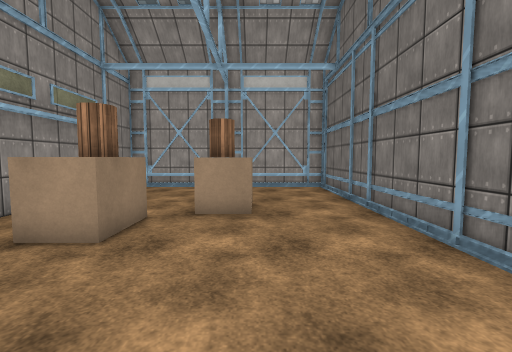
view 1 (above)

12 first-person views from a walk through a 3-D level made in the Unity game engine. The camera is 1.5 m above the floor, tilts 4° down and sees 90° across. The floor is counted in squares, 1 m on a side. Each view is taken from the middle of a square. On the plan, view 1 faces up. The plan holds only what a view shows up to about 13 squares ahead; the rest is blank. The place goes on beyond the plan. The player is left out. Surface patterns are stand-ins for the level's own textures.

view 2
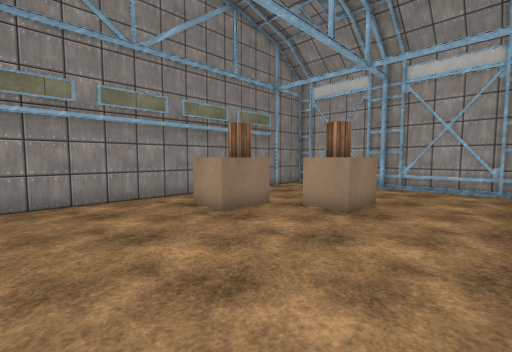

view 3
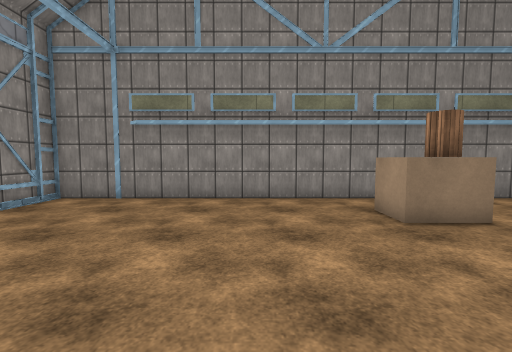

view 4
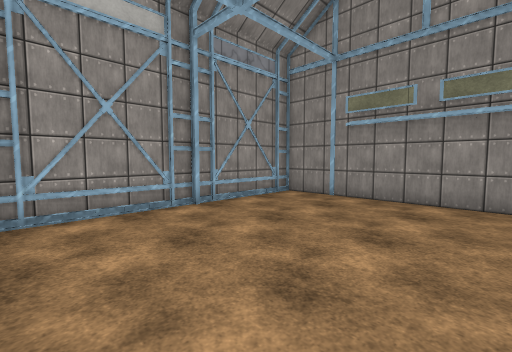

view 5
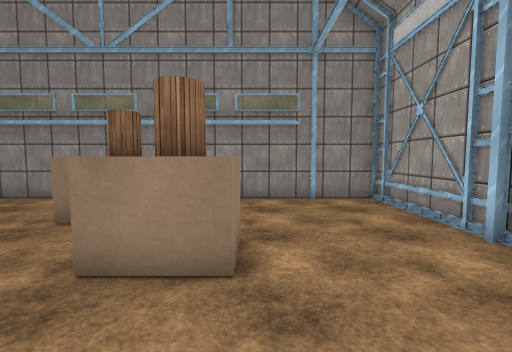

view 6
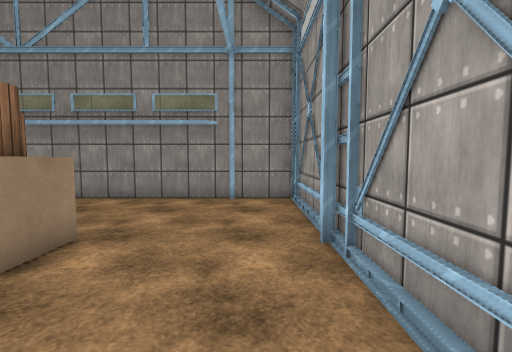

view 7
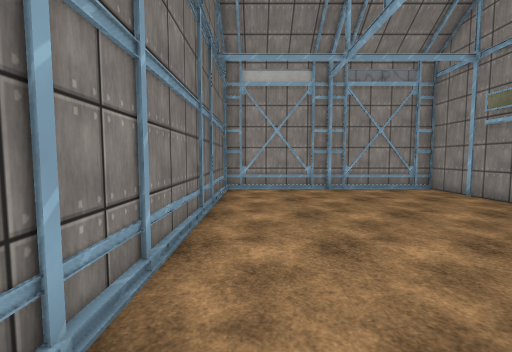

view 8
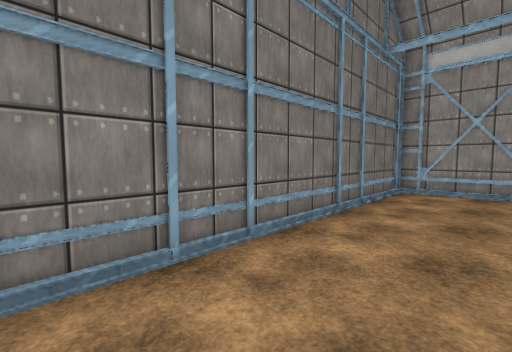

view 9
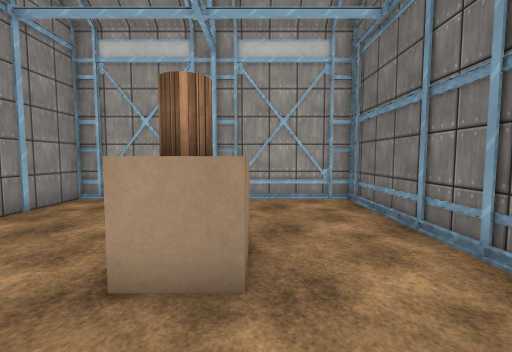

view 10
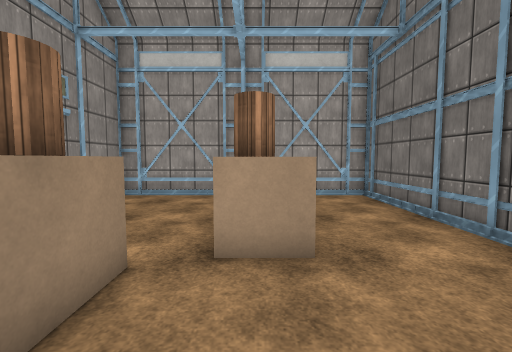

view 11
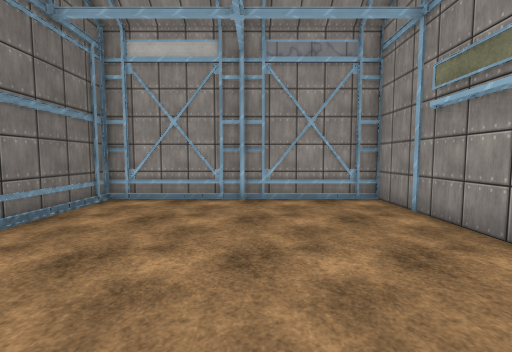

view 12
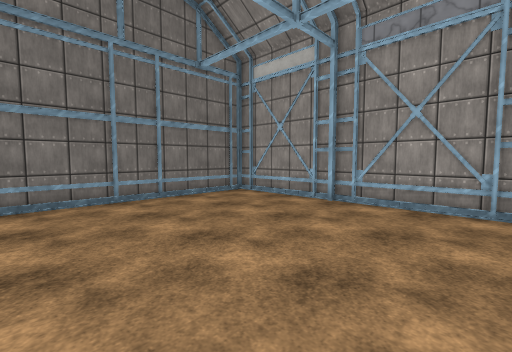

### Floor plan
Points are (right, up) in squares from view 1. A wall is a line through its corners. A room is listed if a view was taken in it or the views show most of it. See-through windows are left out.
Room 1 (views 1, 2, 3, 4, 5, 6, 7, 8, 9, 10, 11, 12)
walls: (3.5, 13.5) (-6.5, 13.5) (-6.5, -6.5) (3.5, -6.5) (3.5, 13.5)
objects: block (-4, 5) to (-3, 6); barrel (-3, 6); block (-1, 7) to (0, 9); barrel (-1, 8)

Where each view was taken, in squares from view 1:
view 1: 0 up, 0 right, facing up
view 2: 0 up, 3 right, facing up-left
view 3: 1 up, 3 right, facing left
view 4: 1 up, 3 right, facing down-left
view 5: 9 up, 3 right, facing left
view 6: 12 up, 3 right, facing left
view 7: 6 up, 2 right, facing down
view 8: 6 up, 0 right, facing down-right
view 9: 4 up, 0 right, facing up
view 10: 3 up, 1 left, facing up
view 11: 3 up, 2 left, facing down
view 12: 2 up, 6 left, facing down-right
